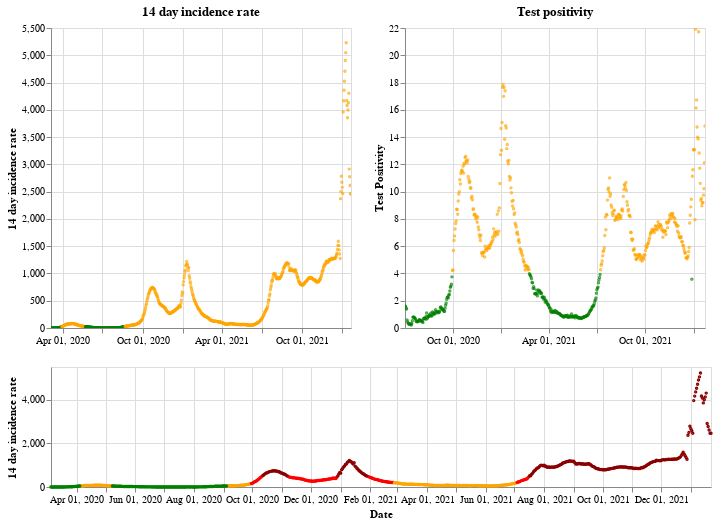

Here is the notebook cell this chart was saved with:
### Markdown cell above
## Northern Ireland

### Code cell
plot_traffic_light('Northern Ireland')

### Figure 1 — Vega-Lite specification as saved in the notebook (floating-point values rounded to 4 significant figures; data arrays with more than 128 entries replaced by an {"elided": "..."} marker saying what was removed)
{"config": {"view": {"continuousWidth": 400, "continuousHeight": 300}}, "vconcat": [{"hconcat": [{"mark": {"type": "point", "size": 2}, "encoding": {"color": {"condition": {"value": "green", "test": "(datum.twoWeeklyCasesRate <= 25)"}, "value": "orange"}, "tooltip": [{"type": "nominal", "field": "areaName"}, {"type": "temporal", "field": "date"}, {"type": "quantitative", "field": "twoWeeklyCasesRate"}, {"type": "quantitative", "field": "testPositivity"}], "x": {"type": "temporal", "axis": {"title": ""}, "field": "date", "scale": {"domain": {"selection": "DateBrush"}}, "timeUnit": "yearmonthdate"}, "y": {"type": "quantitative", "axis": {"title": "14 day incidence rate"}, "field": "twoWeeklyCasesRate"}}, "title": "14 day incidence rate", "width": 300}, {"mark": {"type": "point", "size": 2}, "encoding": {"color": {"condition": {"value": "green", "test": "(datum.testPositivity <= 4)"}, "value": "orange"}, "tooltip": [{"type": "nominal", "field": "areaName"}, {"type": "temporal", "field": "date"}, {"type": "quantitative", "field": "twoWeeklyCasesRate"}, {"type": "quantitative", "field": "testPositivity"}], "x": {"type": "temporal", "axis": {"title": ""}, "field": "date", "scale": {"domain": {"selection": "DateBrush"}}, "timeUnit": "yearmonthdate"}, "y": {"type": "quantitative", "axis": {"title": "Test Positivity"}, "field": "testPositivity"}}, "title": "Test positivity", "width": 300}]}, {"layer": [{"mark": {"type": "point", "size": 2}, "encoding": {"color": {"condition": {"value": "orange", "test": "(((datum.testPositivity < 4) && (datum.twoWeeklyCasesRate >= 50)) && (datum.twoWeeklyCasesRate < 200))"}, "value": "red"}, "opacity": {"condition": {"value": 1, "test": "((datum.twoWeeklyCasesRate >= 50) && (datum.twoWeeklyCasesRate < 500))"}, "value": 0}, "tooltip": [{"type": "nominal", "field": "areaName"}, {"type": "temporal", "field": "date"}, {"type": "quantitative", "field": "twoWeeklyCasesRate"}, {"type": "quantitative", "field": "testPositivity"}], "x": {"type": "temporal", "axis": {"title": "Date"}, "field": "date", "timeUnit": "yearmonthdate"}, "y": {"type": "quantitative", "axis": {"title": "14 day incidence rate"}, "field": "twoWeeklyCasesRate"}}, "selection": {"DateBrush": {"type": "interval", "encodings": ["x"], "fields": ["Time"]}}}, {"mark": {"type": "point", "size": 2}, "encoding": {"color": {"value": "darkred"}, "opacity": {"condition": {"value": 1, "test": "(datum.twoWeeklyCasesRate >= 500)"}, "value": 0}, "tooltip": [{"type": "nominal", "field": "areaName"}, {"type": "temporal", "field": "date"}, {"type": "quantitative", "field": "twoWeeklyCasesRate"}, {"type": "quantitative", "field": "testPositivity"}], "x": {"type": "temporal", "axis": {"title": "Date"}, "field": "date", "timeUnit": "yearmonthdate"}, "y": {"type": "quantitative", "axis": {"title": "14 day incidence rate"}, "field": "twoWeeklyCasesRate"}}}, {"mark": {"type": "point", "size": 2}, "encoding": {"color": {"condition": {"value": "green", "test": "((datum.testPositivity < 4) && (datum.twoWeeklyCasesRate < 50))"}, "value": "orange"}, "opacity": {"condition": {"value": 1, "test": "(datum.twoWeeklyCasesRate < 50)"}, "value": 0}, "tooltip": [{"type": "nominal", "field": "areaName"}, {"type": "temporal", "field": "date"}, {"type": "quantitative", "field": "twoWeeklyCasesRate"}, {"type": "quantitative", "field": "testPositivity"}], "x": {"type": "temporal", "axis": {"title": "Date"}, "field": "date", "timeUnit": "yearmonthdate"}, "y": {"type": "quantitative", "axis": {"title": "14 day incidence rate"}, "field": "twoWeeklyCasesRate"}}}], "height": 120, "width": 660}], "data": {"name": "data-e4b93c78152c4e6c069c8cd769316d13"}, "$schema": "https://vega.github.io/schema/vega-lite/v4.8.1.json", "datasets": {"data-e4b93c78152c4e6c069c8cd769316d13": {"elided": "689 records"}}}
